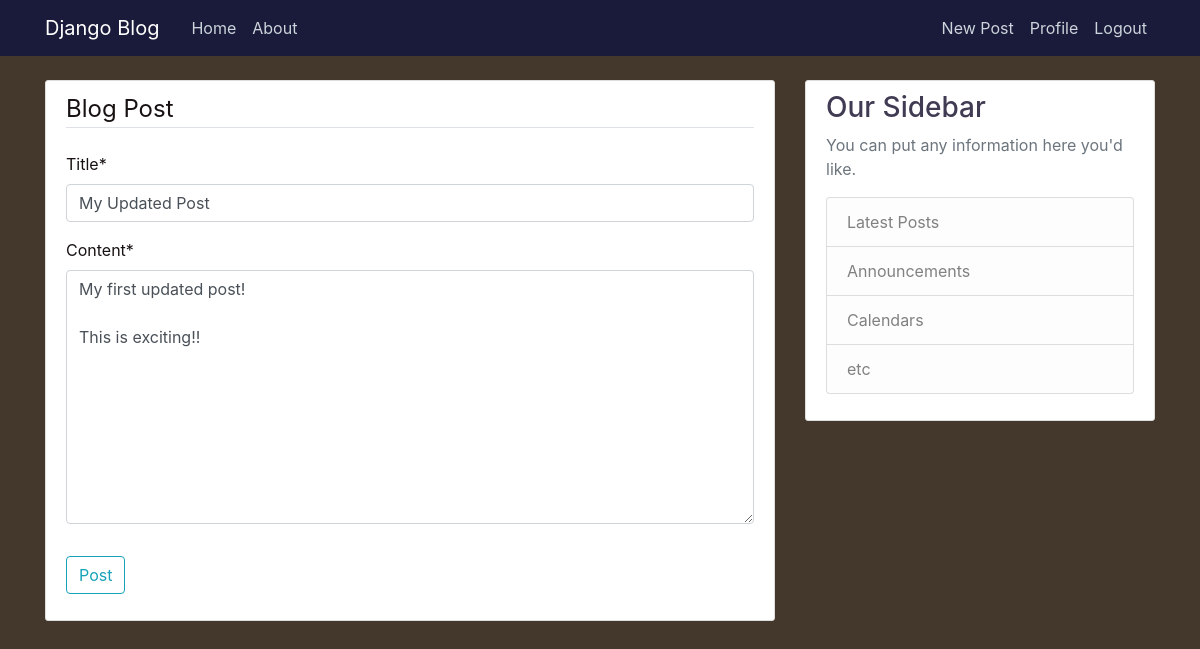
Page /post/16/update/ (signed in) on the committed database.
### djangoblog/models.py (models this page shows, shortened)
class Post(models.Model):
    title = models.CharField(max_length=100)
    content = models.TextField()
    date_posted = models.DateTimeField(default=timezone.now)
    author = models.ForeignKey(User, on_delete=models.CASCADE)

### djangoblog/views.py (the view, shortened to what this page needs)
# urls.py: path('post/<int:pk>/update/', PostUpdateView.as_view(), name='post-update'),
class PostUpdateView(LoginRequiredMixin, UserPassesTestMixin, UpdateView):
    model = Post
    fields = ['title', 'content']
    template_name = 'blog/post_form.html'
    def test_func(self):
        post = self.get_object()
        if self.request.user == post.author:
            return True
        return False

### djangoblog/templates/blog/post_form.html (shortened to what this page needs)
{% extends "blog/base.html" %}
{% load crispy_forms_tags %}
{% block content %}
   <div class="content-section">
       <form method="POST">
            <fieldset class="form-group">
                <legend class="border-bottom mb-4">Blog Post</legend>
                {{ form|crispy }}
            </fieldset>
            <div class="form-group">
                <button class="btn btn-outline-info" type="submit">Post</button>
            </div>
        </form>
   </div>
{% endblock content %}

### djangoblog/static/blog/main.css (style rules this page uses)
body { background: #44372c; color: #181111; margin-top: 5rem; }
.content-section { background: #ffffff; padding: 10px 20px; border: 1px solid #dddddd; border-radius: 3px; margin-bottom: 20px; }

### rows in the picture
Post: title "My Updated Post", content "My first updated post! This is exciting!!"
